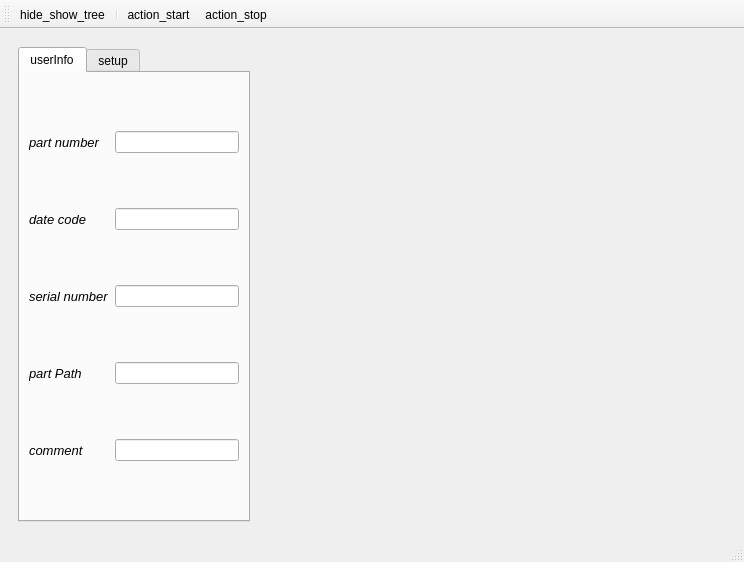
<?xml version="1.0" encoding="UTF-8"?>
<ui version="4.0">
 <class>MainWindow</class>
 <widget class="QMainWindow" name="MainWindow">
  <property name="geometry">
   <rect>
    <x>0</x>
    <y>0</y>
    <width>744</width>
    <height>562</height>
   </rect>
  </property>
  <property name="windowTitle">
   <string>MainWindow</string>
  </property>
  <widget class="QWidget" name="centralwidget">
   <property name="minimumSize">
    <size>
     <width>600</width>
     <height>450</height>
    </size>
   </property>
   <property name="maximumSize">
    <size>
     <width>16777215</width>
     <height>16777215</height>
    </size>
   </property>
   <layout class="QHBoxLayout" name="horizontalLayout">
    <item>
     <widget class="QWidget" name="leftWidget" native="true">
      <property name="minimumSize">
       <size>
        <width>250</width>
        <height>0</height>
       </size>
      </property>
      <property name="maximumSize">
       <size>
        <width>250</width>
        <height>16777215</height>
       </size>
      </property>
      <layout class="QVBoxLayout" name="verticalLayout">
       <item>
        <widget class="QTabWidget" name="tabWidget">
         <property name="currentIndex">
          <number>0</number>
         </property>
         <widget class="QWidget" name="userInfo">
          <attribute name="title">
           <string>userInfo</string>
          </attribute>
          <layout class="QGridLayout" name="gridLayout">
           <item row="2" column="1">
            <widget class="QLineEdit" name="snCodeEdit"/>
           </item>
           <item row="1" column="0">
            <widget class="QLabel" name="dateCodeLabel">
             <property name="font">
              <font>
               <pointsize>10</pointsize>
               <italic>true</italic>
               <kerning>false</kerning>
              </font>
             </property>
             <property name="text">
              <string>date code</string>
             </property>
            </widget>
           </item>
           <item row="1" column="1">
            <widget class="QLineEdit" name="dateCodeEdit"/>
           </item>
           <item row="3" column="1">
            <widget class="QLineEdit" name="pathCodeEdit"/>
           </item>
           <item row="2" column="0">
            <widget class="QLabel" name="snLabel">
             <property name="font">
              <font>
               <pointsize>10</pointsize>
               <italic>true</italic>
               <kerning>false</kerning>
              </font>
             </property>
             <property name="text">
              <string>serial number</string>
             </property>
            </widget>
           </item>
           <item row="3" column="0">
            <widget class="QLabel" name="pathLabel">
             <property name="font">
              <font>
               <pointsize>10</pointsize>
               <italic>true</italic>
               <kerning>false</kerning>
              </font>
             </property>
             <property name="text">
              <string>part Path</string>
             </property>
            </widget>
           </item>
           <item row="0" column="1">
            <widget class="QLineEdit" name="partEdit"/>
           </item>
           <item row="4" column="0">
            <widget class="QLabel" name="commentLabel">
             <property name="font">
              <font>
               <pointsize>10</pointsize>
               <italic>true</italic>
               <kerning>false</kerning>
              </font>
             </property>
             <property name="text">
              <string>comment</string>
             </property>
            </widget>
           </item>
           <item row="4" column="1">
            <widget class="QLineEdit" name="commentCodeEdit"/>
           </item>
           <item row="0" column="0">
            <widget class="QLabel" name="partLabel">
             <property name="font">
              <font>
               <pointsize>10</pointsize>
               <italic>true</italic>
               <kerning>false</kerning>
              </font>
             </property>
             <property name="text">
              <string>part number</string>
             </property>
            </widget>
           </item>
          </layout>
         </widget>
         <widget class="QWidget" name="setup">
          <attribute name="title">
           <string>setup</string>
          </attribute>
          <layout class="QVBoxLayout" name="verticalLayout_2">
           <item>
            <widget class="QTreeWidget" name="treeWidget">
             <property name="statusTip">
              <string>list of devices to test</string>
             </property>
             <column>
              <property name="text">
               <string notr="true">Devices</string>
              </property>
             </column>
            </widget>
           </item>
          </layout>
         </widget>
        </widget>
       </item>
      </layout>
     </widget>
    </item>
    <item alignment="Qt::AlignLeft|Qt::AlignTop">
     <widget class="QWidget" name="rightWidget" native="true"/>
    </item>
   </layout>
  </widget>
  <widget class="QStatusBar" name="statusbar"/>
  <widget class="QToolBar" name="toolBar">
   <property name="windowTitle">
    <string>toolBar</string>
   </property>
   <attribute name="toolBarArea">
    <enum>TopToolBarArea</enum>
   </attribute>
   <attribute name="toolBarBreak">
    <bool>false</bool>
   </attribute>
   <addaction name="actionhide_show_tree"/>
   <addaction name="separator"/>
   <addaction name="action_start"/>
   <addaction name="action_stop"/>
  </widget>
  <action name="actionhide_show_tree">
   <property name="checkable">
    <bool>true</bool>
   </property>
   <property name="icon">
    <iconset resource="../resource.qrc">
     <normaloff>:/toolMenu/actions/arrow-left.svg</normaloff>
     <normalon>:/toolMenu/actions/arrow-right.svg</normalon>:/toolMenu/actions/arrow-left.svg</iconset>
   </property>
   <property name="text">
    <string>hide_show_tree</string>
   </property>
   <property name="toolTip">
    <string>hide or show tree</string>
   </property>
   <property name="statusTip">
    <string>show or hide the start menu</string>
   </property>
  </action>
  <action name="action_start">
   <property name="checkable">
    <bool>true</bool>
   </property>
   <property name="icon">
    <iconset resource="../resource.qrc">
     <normaloff>:/toolMenu/actions/play-circle.svg</normaloff>:/toolMenu/actions/play-circle.svg</iconset>
   </property>
   <property name="text">
    <string>action_start</string>
   </property>
   <property name="toolTip">
    <string>start the measurement</string>
   </property>
  </action>
  <action name="action_stop">
   <property name="icon">
    <iconset resource="../resource.qrc">
     <normaloff>:/toolMenu/actions/stop-circle.svg</normaloff>:/toolMenu/actions/stop-circle.svg</iconset>
   </property>
   <property name="text">
    <string>action_stop</string>
   </property>
   <property name="toolTip">
    <string>start the measurement</string>
   </property>
  </action>
 </widget>
 <resources>
  <include location="../resource.qrc"/>
 </resources>
 <connections/>
</ui>
